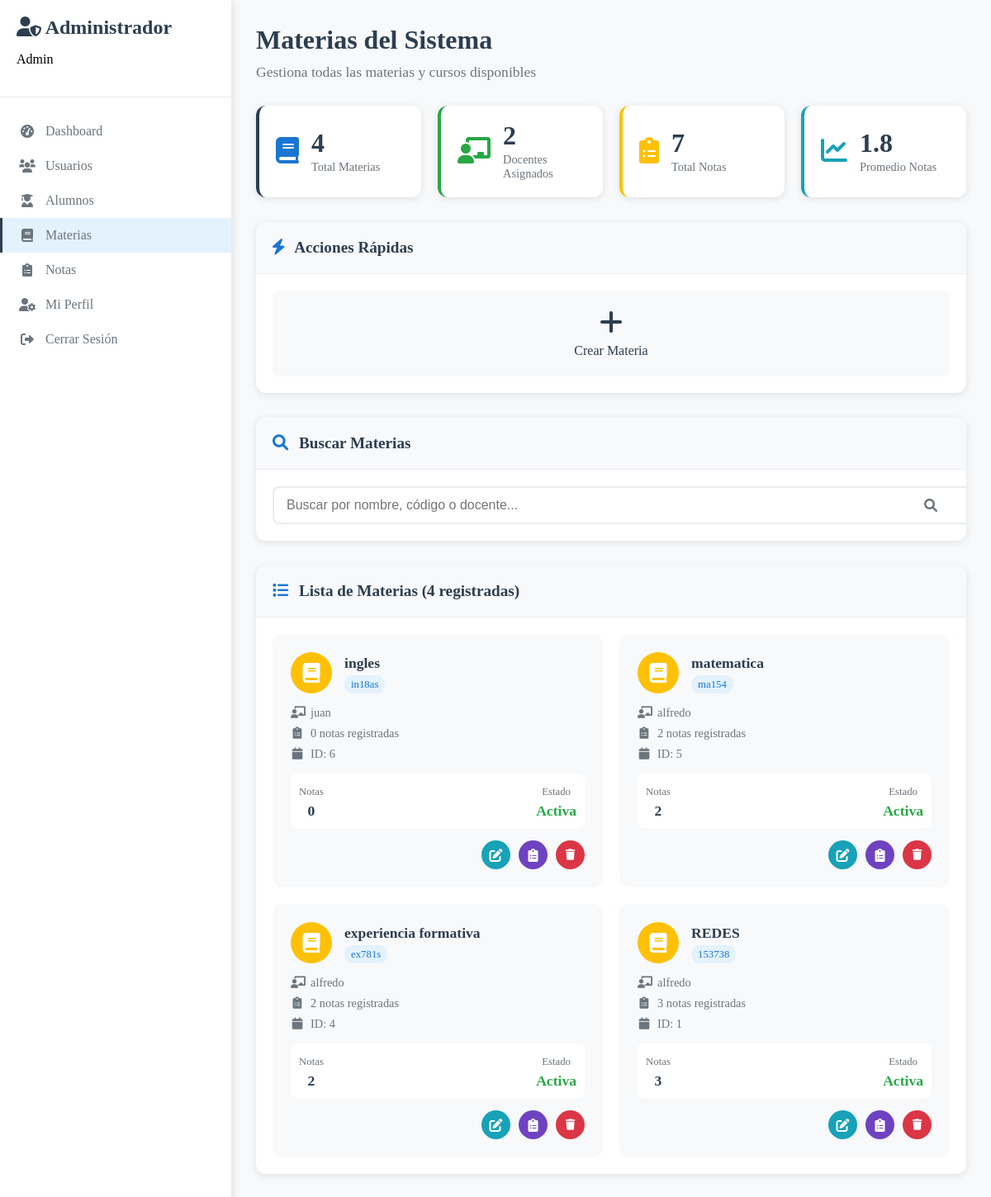
The app's page /admin/ver_materias (signed in) with its own data.
### app.py (models this page shows)
class Materia(db.Model):
    id = db.Column(db.Integer, primary_key=True)
    nombre = db.Column(db.String(100), nullable=False)
    codigo = db.Column(db.String(20), unique=True, nullable=False)
    docente_id = db.Column(db.Integer, db.ForeignKey('usuario.id'), nullable=False)
    docente = db.relationship('Usuario', backref=db.backref('materias', lazy=True))

class Usuario(db.Model):
    id = db.Column(db.Integer, primary_key=True)
    username = db.Column(db.String(80), unique=True, nullable=False)
    email = db.Column(db.String(120), unique=True, nullable=False)
    password_hash = db.Column(db.String(120), nullable=False)
    tipo = db.Column(db.String(20), nullable=False)  # 'admin', 'docente' o 'alumno'
    fecha_creacion = db.Column(db.DateTime, default=datetime.utcnow)

### app.py (the view)
@app.route('/admin/ver_materias')
def admin_ver_materias():
    if not session.get('user_id') or session.get('tipo') != 'admin':
        return redirect(url_for('login'))
    try:
        materias_query = db.session.query(Materia, Usuario).outerjoin(Usuario, Materia.docente_id == Usuario.id).order_by(Materia.id.desc()).all()
        materias = []
        total_notas = 0
        docentes_unicos = set()
        for materia, docente in materias_query:
            notas_count = Nota.query.filter_by(materia_id=materia.id).count()
            materias.append((materia, docente, notas_count))
            total_notas += notas_count
            if docente:
                docentes_unicos.add(docente.id)
        total_materias = len(materias)
        docentes_asignados = len(docentes_unicos)
        promedio_notas = round(total_notas / total_materias, 1) if total_materias > 0 else 0
        return render_template('admin/ver_materias_moderno.html',
                             materias=materias,
                             total_materias=total_materias,
                             total_notas=total_notas,
                             docentes_asignados=docentes_asignados,
                             promedio_notas=promedio_notas)
    except Exception as e:
        print(f"Error en admin_ver_materias: {e}")
        return render_template('admin/ver_materias_moderno.html',
                             materias=[],
                             total_materias=0,
                             total_notas=0,
                             docentes_asignados=0,
                             promedio_notas=0)

### app.py (called while the page is built)
@app.context_processor
def inject_flash_cleanup():
    return {
        'clear_flash_messages': clear_flash_messages,
        'convertir_ciclo_a_texto': convertir_ciclo_a_texto
    }

### templates/admin/ver_materias_moderno.html (shortened to what this page needs)
<!DOCTYPE html>
<html lang="es">
<head>
    <link href="https://cdnjs.cloudflare.com/ajax/libs/font-awesome/6.0.0/css/all.min.css" rel="stylesheet">
</head>
<body>
<div class="admin-dashboard">
    <div class="sidebar">
        <div class="sidebar-header">
            <h2><i class="fas fa-user-shield"></i> Administrador</h2>
            <p>{{ session.nombre if session.nombre else 'Admin' }}</p>
        </div>
        <nav class="sidebar-nav">
            <a href="{{ url_for('admin_dashboard') }}" class="nav-item">
                <i class="fas fa-tachometer-alt"></i> Dashboard
            </a>
            <a href="{{ url_for('admin_ver_usuarios') }}" class="nav-item">
                <i class="fas fa-users"></i> Usuarios
            </a>
            <a href="{{ url_for('admin_ver_alumnos') }}" class="nav-item">
                <i class="fas fa-user-graduate"></i> Alumnos
            </a>
            <a href="{{ url_for('admin_ver_materias') }}" class="nav-item active">
                <i class="fas fa-book"></i> Materias
            </a>
            <a href="{{ url_for('admin_ver_notas') }}" class="nav-item">
                <i class="fas fa-clipboard-list"></i> Notas
            </a>
            <a href="{{ url_for('admin_mi_perfil') }}" class="nav-item">
                <i class="fas fa-user-cog"></i> Mi Perfil
            </a>
            <a href="{{ url_for('logout') }}" class="nav-item">
                <i class="fas fa-sign-out-alt"></i> Cerrar Sesión
            </a>
        </nav>
    </div>
    <div class="main-content">
        <div class="content-header">
            <h1>Materias del Sistema</h1>
            <p>Gestiona todas las materias y cursos disponibles</p>
        </div>
        <div class="stats-grid">
            <div class="stat-card primary">
                <div class="stat-icon">
                    <i class="fas fa-book"></i>
                </div>
                <div class="stat-content">
                    <div class="stat-number">{{ total_materias }}</div>
                    <div class="stat-label">Total Materias</div>
                </div>
            </div>
            <div class="stat-card success">
                <div class="stat-icon">
                    <i class="fas fa-chalkboard-teacher"></i>
                </div>
                <div class="stat-content">
                    <div class="stat-number">{{ docentes_asignados }}</div>
                    <div class="stat-label">Docentes Asignados</div>
                </div>
            </div>
            <div class="stat-card warning">
                <div class="stat-icon">
                    <i class="fas fa-clipboard-list"></i>
                </div>
                <div class="stat-content">
                    <div class="stat-number">{{ total_notas }}</div>
                    <div class="stat-label">Total Notas</div>
                </div>
            </div>
            <div class="stat-card info">
                <div class="stat-icon">
                    <i class="fas fa-chart-line"></i>
                </div>
                <div class="stat-content">
                    <div class="stat-number">{{ promedio_notas }}</div>
                    <div class="stat-label">Promedio Notas</div>
                </div>
            </div>
        </div>
        <div class="actions-card">
            <div class="card-header">
                <h3><i class="fas fa-bolt"></i> Acciones Rápidas</h3>
            </div>
            <div class="card-body">
                <div class="actions-grid">
                    <a href="{{ url_for('admin_crear_materia') }}" class="action-btn primary">
                        <i class="fas fa-plus"></i>
                        <span>Crear Materia</span>
                    </a>
                </div>
            </div>
        </div>
        <div class="search-card">
            <div class="card-header">
                <h3><i class="fas fa-search"></i> Buscar Materias</h3>
            </div>
            <div class="card-body">
                <div class="search-container">
                    <input type="text" id="searchMateria" placeholder="Buscar por nombre, código o docente..." class="search-input">
                    <i class="fas fa-search search-icon"></i>
                </div>
            </div>
        </div>
        <div class="materias-card">
            <div class="card-header">
                <h3><i class="fas fa-list"></i> Lista de Materias ({{ materias|length }} registradas)</h3>
            </div>
            <div class="card-body">
                {% if materias %}
                <div class="materias-grid">
                    {% for materia, docente, notas_count in materias %}
                    <div class="materia-card" data-nombre="{{ materia.nombre|lower }}" data-codigo="{{ materia.codigo|lower }}" data-docente="{{ docente.username|lower if docente else '' }}">
                        <div class="materia-header">
                            <div class="materia-icon">
                                <i class="fas fa-book"></i>
                            </div>
                            <div class="materia-info">
                                <h4>{{ materia.nombre }}</h4>
                                <span class="materia-codigo">{{ materia.codigo }}</span>
                            </div>
                        </div>
                        <div class="materia-details">
                            <div class="detail-item">
                                <i class="fas fa-chalkboard-teacher"></i>
                                <span>{{ docente.username if docente else 'Sin docente asignado' }}</span>
                            </div>
                            <div class="detail-item">
                                <i class="fas fa-clipboard-list"></i>
                                <span>{{ notas_count }} notas registradas</span>
                            </div>
                            <div class="detail-item">
                                <i class="fas fa-calendar"></i>
                                <span>ID: {{ materia.id }}</span>
                            </div>
                        </div>
                        <div class="materia-stats">
                            <div class="stat-item">
                                <span class="stat-label">Notas</span>
                                <span class="stat-value">{{ notas_count }}</span>
                            </div>
                            <div class="stat-item">
                                <span class="stat-label">Estado</span>
                                <span class="stat-value {{ 'active' if docente else 'inactive' }}">
                                    {{ 'Activa' if docente else 'Inactiva' }}
                                </span>
                            </div>
                        </div>
                        <div class="materia-actions">
                            <a href="{{ url_for('admin_editar_materia', materia_id=materia.id) }}" class="btn-action edit">
                                <i class="fas fa-edit"></i>
                            </a>
                            <a href="{{ url_for('admin_ver_notas') }}?materia_id={{ materia.id }}" class="btn-action notes">
                                <i class="fas fa-clipboard-list"></i>
                            </a>
                            <button onclick="alert('Función de eliminar materia no implementada')" class="btn-action delete">
                                <i class="fas fa-trash"></i>
                            </button>
                        </div>
                    </div>
                    {% endfor %}
                </div>
                {% endif %}
            </div>
        </div>
    </div>
</div>
</body>
</html>

### records on screen
Materia: nombre "ingles", codigo "in18as", username "juan", notas_count "0", id "6", value "Activa"
Materia: nombre "matematica", codigo "ma154", username "alfredo", docente "2", id "5", value "Activa"
Materia: nombre "experiencia formativa", codigo "ex781s", username "alfredo", docente "2", id "4", value "Activa"
Materia: nombre "REDES", codigo "153738", username "alfredo", notas_count "3", id "1", value "Activa"

### other values on screen
{{ session.nombre if session.nombre else 'Admin' }} "Admin"
{{ total_materias }} "4"
{{ docentes_asignados }} "2"
{{ total_notas }} "7"
{{ promedio_notas }} "1.8"
{{ materias|length }} "4"
